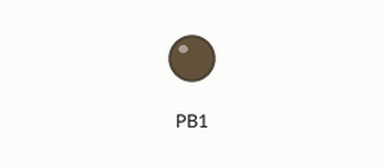
Recording of a sketch running on a simulated ATtiny85, built with avr-gcc and run on an emulated ATtiny85. On the bench: output pins drawn as LEDs (lit = HIGH).

Above: at 0.7 s.
At 40.3 s:
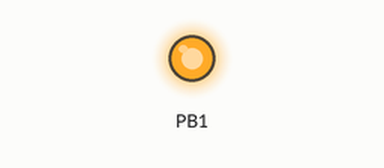
Timing chart, 0 to 40.4 s (numbered marks = the images above):
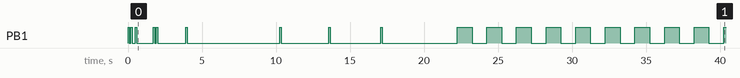

Measured:
- by itself, PB1: HIGH → LOW at 0.10 s, → HIGH 0.10 s later, → LOW 0.10 s later, → HIGH 0.20 s later, … (36 changes in this stretch)

The sketch:

birthday.ino
```cpp
#include "DigiKeyboard.h"
#include <avr/pgmspace.h>

// 1. Deciseconds of delay before proceeding, followed by
// 2. Raw keycode to send, followed by
// 3. Processed string to send.
uint8_t messages[] = {
	10, MOD_GUI_LEFT, '\0',
	10, 0x0, 'n', 'o', 't', 'e', 'p', 'a', 'd', '\n', '\0',
	50, 0x0, 'C', 'h', 'r', 'i', 's', 't', 'i', 'a', 'n', '?', '\n', '\0',
	20, 0x0, 'C', 'h', 'r', 'i', 's', 't', 'i', 'a', 'n', '!', '\n', '\0',
	20, 0x0, 'C', 'H', 'R', 'I', 'S', 'T', 'I', 'A', 'N', '!', '!', '!', '\n', '\0',
	20, 0x0, 'H', 'A', 'P', 'P', 'Y', ' ', 'B', 'I', 'R', 'T', 'H', 'D', 'A', 'Y', ',', ' ', 'C', 'H', 'R', 'I', 'S', 'T', 'I', 'A', 'N', '!', '!', '!', '\n', '\0',
};

void flash(int num) {
	int j;
	for(j=0; j<num; j++) {
		digitalWrite(1, HIGH);
		DigiKeyboard.delay(100);
		digitalWrite(1, LOW);
		DigiKeyboard.delay(100);
	}
}

void setup() {
	int i;
	pinMode(1, OUTPUT);
	flash(2);
}

void loop() {
	int i=0;

	DigiKeyboard.sendKeyStroke(0);

	DigiKeyboard.delay(100);

	while(i<sizeof(messages)) {
		flash(1);
		DigiKeyboard.delay(100 * (int) messages[i]);
		i++;
		if(messages[i]) {
			flash(1);
			DigiKeyboard.sendKeyStroke(0, messages[i]);
		}
		i++;
		while(messages[i]) {
			DigiKeyboard.write(messages[i]);
			DigiKeyboard.delay(100);
			i++;
		}
		i++;
	}

	for(i=0; i<3600; i++) {
		digitalWrite(1, HIGH);
		DigiKeyboard.delay(1000);
		digitalWrite(1, LOW);
		DigiKeyboard.delay(1000);
	}
}
```
